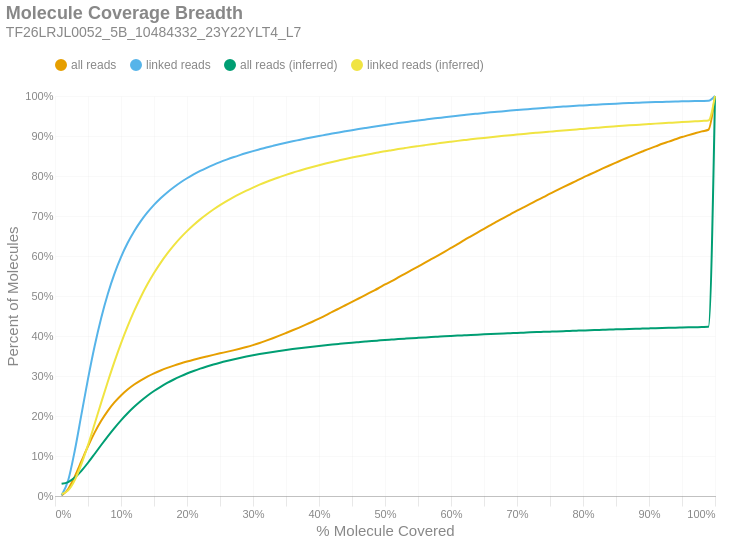

The code cell stored with this chart in its notebook:
### Markdown cell above
### Molecule Read Coverage
This chart shows molecule coverage breadth as computed by the number of bases aligned to that molecule. In other words, "*how much of each unique long molecule is actually sequenced/aligned?*" Keep in mind there is a distinction between sequences and alignments, since some sequences belonging to a particular molecule may not align well and wouldn't appear in the alignment data. This chart also shows molecule coverage breadth as computed by the *inferred fragment* from which the aligned sequences originate. Unlike read coverage, this calculation takes into account the total insert size, including unsequenced gaps between the forward and reverse reads. Like the previous figures, these are cumulative percents.

### Code cell
if SKIPLR:
    print_html(f"Skipped")
else:
    binned_df = consolidated_hist(valids['coverage_bp'], mask, 0.01, True)
    binned_df_inf = consolidated_hist(valids['coverage_inserts'], mask, 0.01, True)
    binned_df = binned_df.with_columns(pl.lit(binned_df_inf['all reads (cumsum)']).alias('all reads (inferred)'))
    binned_df = binned_df.with_columns(pl.lit(binned_df_inf['linked reads (cumsum)']).alias('linked reads (inferred)'))
    binned_df = binned_df.with_columns(
        (pl.col('bin').cast(pl.Float64) + 0.01).alias('right_edge')
    )

    with SafeRender(binned_df):
        (
            density_plot(binned_df, 'Molecule Coverage Breadth', samplename, 'molcov', ['all reads (inferred)','linked reads (inferred)'])
            .encode(
                #x=alt.X('bin:Q', title="% Molecule Covered").axis(format = '%').scale(padding=0),
                x=alt.X('right_edge:Q', title="% Molecule Covered").axis(format='%').scale(padding=0),
                y=alt.Y('value:Q', title='Percent of Molecules')
                    .axis(format='%')
                    .stack(False)
                    .scale(domainMin=0, padding=0),
                color=alt.Color("key:N").scale(domain = ["all reads", "linked reads", "all reads (inferred)", "linked reads (inferred)"]),
                tooltip = [
                    alt.Tooltip("key:N", title = "Data Type"),
                    alt.Tooltip("range_label:N", title="% Molecule Covered"),
                    alt.Tooltip("value:Q", format = ".2%", title="% Molecules")
                ]
            )
        ).display()

### Figure 1 — Vega-Lite specification as saved in the notebook (floating-point values rounded to 4 significant figures)
{"width": "container", "height": 400, "config": {"title": {"anchor": "start", "dy": -15, "fontSize": 18, "color": "#888888", "subtitleColor": "#888888", "subtitleFontSize": 14}, "arc": {"fill": "#0072B2"}, "axis": {"domainColor": "#888888", "domainWidth": 0.5, "gridWidth": 0.2, "grid": false, "titleFontWeight": 400, "titleFontSize": 15, "labelFontSize": 11, "labelColor": "#888888", "tickColor": "#888888", "tickWidth": 0.2, "titleColor": "#888888"}, "axisBand": {"grid": false}, "axisX": {"grid": true, "tickSize": 10, "domainCap": "round"}, "axisY": {"domain": false, "grid": true, "tickSize": 0, "domainCap": "round"}, "background": "transparent", "header": {"labelFontSize": 15, "labelColor": "#888888", "titleFontSize": 15, "titleFontWeight": 600, "titleColor": "#888888"}, "legend": {"labelFont": "sans-serif", "labelFontSize": 12, "labelColor": "#888888", "symbolSize": 100, "symbolType": "circle", "titleFontSize": 12, "titlePadding": 10, "titleColor": "#888888", "title": null, "orient": "top"}, "range": {"category": ["#E69F00", "#56B4E9", "#009E73", "#F0E442", "#0072B2", "#D55E00", "#CC79A7", "#000000"], "diverging": ["#cfe8f3", "#a2d4ec", "#73bfe2", "#46abdb", "#1696d2", "#12719e"]}, "area": {"fill": "#0072B2", "fillOpacity": 0.7, "line": true, "strokeOpacity": 0.7}, "line": {"color": "#0072B2", "stroke": "#0072B2", "strokeWidth": 2}, "trail": {"color": "#0072B2", "stroke": "#0072B2", "strokeWidth": 0, "size": 1}, "point": {"filled": true, "fillOpacity": 1.0, "size": 95}, "text": {"color": "#888888", "fontSize": 11, "align": "right", "fontWeight": 400, "size": 11}, "bar": {"fill": "#0072B2", "stroke": null}, "view": {"stroke": null, "continuousWidth": 660, "continuousHeight": 400}}, "data": {"name": "data-00af66a9358e346b20fbffa27f693a01"}, "mark": {"type": "line", "interpolate": "monotone", "point": {"opacity": 0, "size": 275}}, "encoding": {"color": {"field": "key", "scale": {"domain": ["all reads", "linked reads", "all reads (inferred)", "linked reads (inferred)"]}, "type": "nominal"}, "tooltip": [{"field": "key", "title": "Data Type", "type": "nominal"}, {"field": "range_label", "title": "% Molecule Covered", "type": "nominal"}, {"field": "value", "format": ".2%", "title": "% Molecules", "type": "quantitative"}], "x": {"axis": {"format": "%"}, "field": "right_edge", "scale": {"padding": 0}, "title": "% Molecule Covered", "type": "quantitative"}, "y": {"axis": {"format": "%"}, "field": "value", "scale": {"domainMin": 0, "padding": 0}, "stack": false, "title": "Percent of Molecules", "type": "quantitative"}}, "params": [{"name": "param_c36ac31b6afebe62", "select": {"type": "point", "fields": ["key"]}, "bind": "legend"}], "title": {"text": "Molecule Coverage Breadth", "subtitle": "TF26LRJL0052_5B_10484332_23Y22YLT4_L7"}, "transform": [{"fold": ["all reads (cumsum)", "linked reads (cumsum)", "all reads (inferred)", "linked reads (inferred)"]}, {"calculate": "replace(datum.key, ' (cumsum)', '')", "as": "key"}, {"filter": {"param": "param_c36ac31b6afebe62"}}], "usermeta": {"embedOptions": {"downloadFileName": "TF26LRJL0052_5B_10484332_23Y22YLT4_L7.molcov"}}, "$schema": "https://vega.github.io/schema/vega-lite/v6.4.1.json", "datasets": {"data-00af66a9358e346b20fbffa27f693a01": [{"bin": "0.0", "interval": "0.0-0.01", "all reads": 0.001158, "linked reads": 0.002051, "all reads (cumsum)": 0.001158, "linked reads (cumsum)": 0.002051, "range_label": "0.0-0.01", "all reads (inferred)": 0.03044, "linked reads (inferred)": 0.004999, "right_edge": 0.01}, {"bin": "0.01", "interval": "0.01-0.02", "all reads": 0.01638, "linked reads": 0.03716, "all reads (cumsum)": 0.01754, "linked reads (cumsum)": 0.03921, "range_label": "0.01-0.02", "all reads (inferred)": 0.03482, "linked reads (inferred)": 0.01401, "right_edge": 0.02}, {"bin": "0.02", "interval": "0.02-0.03", "all reads": 0.03169, "linked reads": 0.07442, "all reads (cumsum)": 0.04923, "linked reads (cumsum)": 0.1136, "range_label": "0.02-0.03", "all reads (inferred)": 0.04602, "linked reads (inferred)": 0.03969, "right_edge": 0.03}, {"bin": "0.03", "interval": "0.03-0.04", "all reads": 0.03766, "linked reads": 0.08966, "all reads (cumsum)": 0.08688, "linked reads (cumsum)": 0.2033, "range_label": "0.03-0.04", "all reads (inferred)": 0.0629, "linked reads (inferred)": 0.07946, "right_edge": 0.04}, {"bin": "0.04", "interval": "0.04-0.05", "all reads": 0.03743, "linked reads": 0.0895, "all reads (cumsum)": 0.1243, "linked reads (cumsum)": 0.2928, "range_label": "0.04-0.05", "all reads (inferred)": 0.08313, "linked reads (inferred)": 0.1275, "right_edge": 0.05}, {"bin": "0.05", "interval": "0.05-0.06", "all reads": 0.03408, "linked reads": 0.08166, "all reads (cumsum)": 0.1584, "linked reads (cumsum)": 0.3744, "range_label": "0.05-0.06", "all reads (inferred)": 0.1051, "linked reads (inferred)": 0.1798, "right_edge": 0.06}, {"bin": "0.06", "interval": "0.06-0.07", "all reads": 0.02953, "linked reads": 0.07076, "all reads (cumsum)": 0.1879, "linked reads (cumsum)": 0.4452, "range_label": "0.06-0.07", "all reads (inferred)": 0.1274, "linked reads (inferred)": 0.2334, "right_edge": 0.07}, {"bin": "0.07", "interval": "0.07-0.08", "all reads": 0.02501, "linked reads": 0.0599, "all reads (cumsum)": 0.2129, "linked reads (cumsum)": 0.5051, "range_label": "0.07-0.08", "all reads (inferred)": 0.1492, "linked reads (inferred)": 0.2856, "right_edge": 0.08}, {"bin": "0.08", "interval": "0.08-0.09", "all reads": 0.02101, "linked reads": 0.05032, "all reads (cumsum)": 0.2339, "linked reads (cumsum)": 0.5554, "range_label": "0.08-0.09", "all reads (inferred)": 0.1699, "linked reads (inferred)": 0.3353, "right_edge": 0.09}, {"bin": "0.09", "interval": "0.09-0.1", "all reads": 0.01751, "linked reads": 0.04181, "all reads (cumsum)": 0.2514, "linked reads (cumsum)": 0.5972, "range_label": "0.09-0.1", "all reads (inferred)": 0.1892, "linked reads (inferred)": 0.3817, "right_edge": 0.1}, {"bin": "0.1", "interval": "0.1-0.11", "all reads": 0.01474, "linked reads": 0.03513, "all reads (cumsum)": 0.2662, "linked reads (cumsum)": 0.6324, "range_label": "0.1-0.11", "all reads (inferred)": 0.2068, "linked reads (inferred)": 0.424, "right_edge": 0.11}, {"bin": "0.11", "interval": "0.11-0.12", "all reads": 0.01245, "linked reads": 0.02962, "all reads (cumsum)": 0.2786, "linked reads (cumsum)": 0.662, "range_label": "0.11-0.12", "all reads (inferred)": 0.223, "linked reads (inferred)": 0.4627, "right_edge": 0.12}, {"bin": "0.12", "interval": "0.12-0.13", "all reads": 0.01064, "linked reads": 0.02516, "all reads (cumsum)": 0.2893, "linked reads (cumsum)": 0.6871, "range_label": "0.12-0.13", "all reads (inferred)": 0.2375, "linked reads (inferred)": 0.4976, "right_edge": 0.13}, {"bin": "0.13", "interval": "0.13-0.14", "all reads": 0.009232, "linked reads": 0.02167, "all reads (cumsum)": 0.2985, "linked reads (cumsum)": 0.7088, "range_label": "0.13-0.14", "all reads (inferred)": 0.2507, "linked reads (inferred)": 0.5293, "right_edge": 0.14}, {"bin": "0.14", "interval": "0.14-0.15", "all reads": 0.008131, "linked reads": 0.01896, "all reads (cumsum)": 0.3066, "linked reads (cumsum)": 0.7278, "range_label": "0.14-0.15", "all reads (inferred)": 0.2624, "linked reads (inferred)": 0.5574, "right_edge": 0.15}, {"bin": "0.15", "interval": "0.15-0.16", "all reads": 0.007175, "linked reads": 0.01655, "all reads (cumsum)": 0.3138, "linked reads (cumsum)": 0.7443, "range_label": "0.15-0.16", "all reads (inferred)": 0.273, "linked reads (inferred)": 0.5828, "right_edge": 0.16}, {"bin": "0.16", "interval": "0.16-0.17", "all reads": 0.006415, "linked reads": 0.01463, "all reads (cumsum)": 0.3202, "linked reads (cumsum)": 0.759, "range_label": "0.16-0.17", "all reads (inferred)": 0.2826, "linked reads (inferred)": 0.6057, "right_edge": 0.17}, {"bin": "0.17", "interval": "0.17-0.18", "all reads": 0.005801, "linked reads": 0.01304, "all reads (cumsum)": 0.326, "linked reads (cumsum)": 0.772, "range_label": "0.17-0.18", "all reads (inferred)": 0.2912, "linked reads (inferred)": 0.6264, "right_edge": 0.18}, {"bin": "0.18", "interval": "0.18-0.19", "all reads": 0.005352, "linked reads": 0.01183, "all reads (cumsum)": 0.3314, "linked reads (cumsum)": 0.7838, "range_label": "0.18-0.19", "all reads (inferred)": 0.299, "linked reads (inferred)": 0.6452, "right_edge": 0.19}, {"bin": "0.19", "interval": "0.19-0.2", "all reads": 0.00487, "linked reads": 0.01052, "all reads (cumsum)": 0.3362, "linked reads (cumsum)": 0.7944, "range_label": "0.19-0.2", "all reads (inferred)": 0.3062, "linked reads (inferred)": 0.6622, "right_edge": 0.2}, {"bin": "0.2", "interval": "0.2-0.21", "all reads": 0.004538, "linked reads": 0.009596, "all reads (cumsum)": 0.3408, "linked reads (cumsum)": 0.804, "range_label": "0.2-0.21", "all reads (inferred)": 0.3126, "linked reads (inferred)": 0.6776, "right_edge": 0.21}, {"bin": "0.21", "interval": "0.21-0.22", "all reads": 0.004192, "linked reads": 0.008696, "all reads (cumsum)": 0.345, "linked reads (cumsum)": 0.8127, "range_label": "0.21-0.22", "all reads (inferred)": 0.3185, "linked reads (inferred)": 0.6916, "right_edge": 0.22}, {"bin": "0.22", "interval": "0.22-0.23", "all reads": 0.003984, "linked reads": 0.007863, "all reads (cumsum)": 0.349, "linked reads (cumsum)": 0.8205, "range_label": "0.22-0.23", "all reads (inferred)": 0.3238, "linked reads (inferred)": 0.7043, "right_edge": 0.23}, {"bin": "0.23", "interval": "0.23-0.24", "all reads": 0.003887, "linked reads": 0.007247, "all reads (cumsum)": 0.3528, "linked reads (cumsum)": 0.8278, "range_label": "0.23-0.24", "all reads (inferred)": 0.3287, "linked reads (inferred)": 0.7162, "right_edge": 0.24}, {"bin": "0.24", "interval": "0.24-0.25", "all reads": 0.003809, "linked reads": 0.006771, "all reads (cumsum)": 0.3567, "linked reads (cumsum)": 0.8345, "range_label": "0.24-0.25", "all reads (inferred)": 0.3333, "linked reads (inferred)": 0.7271, "right_edge": 0.25}, {"bin": "0.25", "interval": "0.25-0.26", "all reads": 0.003651, "linked reads": 0.006272, "all reads (cumsum)": 0.3603, "linked reads (cumsum)": 0.8408, "range_label": "0.25-0.26", "all reads (inferred)": 0.3375, "linked reads (inferred)": 0.7372, "right_edge": 0.26}, {"bin": "0.26", "interval": "0.26-0.27", "all reads": 0.003807, "linked reads": 0.005946, "all reads (cumsum)": 0.3641, "linked reads (cumsum)": 0.8468, "range_label": "0.26-0.27", "all reads (inferred)": 0.3414, "linked reads (inferred)": 0.7465, "right_edge": 0.27}, {"bin": "0.27", "interval": "0.27-0.28", "all reads": 0.003968, "linked reads": 0.005508, "all reads (cumsum)": 0.3681, "linked reads (cumsum)": 0.8523, "range_label": "0.27-0.28", "all reads (inferred)": 0.3451, "linked reads (inferred)": 0.7553, "right_edge": 0.28}, {"bin": "0.28", "interval": "0.28-0.29", "all reads": 0.004281, "linked reads": 0.005154, "all reads (cumsum)": 0.3724, "linked reads (cumsum)": 0.8574, "range_label": "0.28-0.29", "all reads (inferred)": 0.3485, "linked reads (inferred)": 0.7635, "right_edge": 0.29}, {"bin": "0.29", "interval": "0.29-0.3", "all reads": 0.004746, "linked reads": 0.004874, "all reads (cumsum)": 0.3771, "linked reads (cumsum)": 0.8623, "range_label": "0.29-0.3", "all reads (inferred)": 0.3517, "linked reads (inferred)": 0.7711, "right_edge": 0.3}, {"bin": "0.3", "interval": "0.3-0.31", "all reads": 0.005295, "linked reads": 0.004553, "all reads (cumsum)": 0.3824, "linked reads (cumsum)": 0.8668, "range_label": "0.3-0.31", "all reads (inferred)": 0.3547, "linked reads (inferred)": 0.7783, "right_edge": 0.31}, {"bin": "0.31", "interval": "0.31-0.32", "all reads": 0.005904, "linked reads": 0.004417, "all reads (cumsum)": 0.3883, "linked reads (cumsum)": 0.8713, "range_label": "0.31-0.32", "all reads (inferred)": 0.3576, "linked reads (inferred)": 0.785, "right_edge": 0.32}, {"bin": "0.32", "interval": "0.32-0.33", "all reads": 0.006159, "linked reads": 0.004079, "all reads (cumsum)": 0.3945, "linked reads (cumsum)": 0.8753, "range_label": "0.32-0.33", "all reads (inferred)": 0.3602, "linked reads (inferred)": 0.7912, "right_edge": 0.33}, {"bin": "0.33", "interval": "0.33-0.34", "all reads": 0.006424, "linked reads": 0.003986, "all reads (cumsum)": 0.4009, "linked reads (cumsum)": 0.8793, "range_label": "0.33-0.34", "all reads (inferred)": 0.3626, "linked reads (inferred)": 0.7971, "right_edge": 0.34}, {"bin": "0.34", "interval": "0.34-0.35", "all reads": 0.00663, "linked reads": 0.003782, "all reads (cumsum)": 0.4075, "linked reads (cumsum)": 0.8831, "range_label": "0.34-0.35", "all reads (inferred)": 0.365, "linked reads (inferred)": 0.8027, "right_edge": 0.35}, {"bin": "0.35", "interval": "0.35-0.36", "all reads": 0.006727, "linked reads": 0.003589, "all reads (cumsum)": 0.4142, "linked reads (cumsum)": 0.8867, "range_label": "0.35-0.36", "all reads (inferred)": 0.3673, "linked reads (inferred)": 0.8081, "right_edge": 0.36}, {"bin": "0.36", "interval": "0.36-0.37", "all reads": 0.006879, "linked reads": 0.003456, "all reads (cumsum)": 0.4211, "linked reads (cumsum)": 0.8902, "range_label": "0.36-0.37", "all reads (inferred)": 0.3694, "linked reads (inferred)": 0.8131, "right_edge": 0.37}, {"bin": "0.37", "interval": "0.37-0.38", "all reads": 0.007153, "linked reads": 0.003451, "all reads (cumsum)": 0.4283, "linked reads (cumsum)": 0.8936, "range_label": "0.37-0.38", "all reads (inferred)": 0.3714, "linked reads (inferred)": 0.818, "right_edge": 0.38}, {"bin": "0.38", "interval": "0.38-0.39", "all reads": 0.007383, "linked reads": 0.003243, "all reads (cumsum)": 0.4357, "linked reads (cumsum)": 0.8968, "range_label": "0.38-0.39", "all reads (inferred)": 0.3734, "linked reads (inferred)": 0.8225, "right_edge": 0.39}, {"bin": "0.39", "interval": "0.39-0.4", "all reads": 0.00774, "linked reads": 0.003137, "all reads (cumsum)": 0.4434, "linked reads (cumsum)": 0.9, "range_label": "0.39-0.4", "all reads (inferred)": 0.3752, "linked reads (inferred)": 0.8269, "right_edge": 0.4}, {"bin": "0.4", "interval": "0.4-0.41", "all reads": 0.008065, "linked reads": 0.002985, "all reads (cumsum)": 0.4515, "linked reads (cumsum)": 0.903, "range_label": "0.4-0.41", "all reads (inferred)": 0.3769, "linked reads (inferred)": 0.8311, "right_edge": 0.41}, {"bin": "0.41", "interval": "0.41-0.42", "all reads": 0.008644, "linked reads": 0.003076, "all reads (cumsum)": 0.4601, "linked reads (cumsum)": 0.906, "range_label": "0.41-0.42", "all reads (inferred)": 0.3786, "linked reads (inferred)": 0.8351, "right_edge": 0.42}, {"bin": "0.42", "interval": "0.42-0.43", "all reads": 0.008387, "linked reads": 0.002927, "all reads (cumsum)": 0.4685, "linked reads (cumsum)": 0.909, "range_label": "0.42-0.43", "all reads (inferred)": 0.3802, "linked reads (inferred)": 0.8389, "right_edge": 0.43}, {"bin": "0.43", "interval": "0.43-0.44", "all reads": 0.008345, "linked reads": 0.002829, "all reads (cumsum)": 0.4768, "linked reads (cumsum)": 0.9118, "range_label": "0.43-0.44", "all reads (inferred)": 0.3818, "linked reads (inferred)": 0.8426, "right_edge": 0.44}, {"bin": "0.44", "interval": "0.44-0.45", "all reads": 0.008348, "linked reads": 0.002787, "all reads (cumsum)": 0.4852, "linked reads (cumsum)": 0.9146, "range_label": "0.44-0.45", "all reads (inferred)": 0.3833, "linked reads (inferred)": 0.8461, "right_edge": 0.45}, {"bin": "0.45", "interval": "0.45-0.46", "all reads": 0.008562, "linked reads": 0.002741, "all reads (cumsum)": 0.4938, "linked reads (cumsum)": 0.9173, "range_label": "0.45-0.46", "all reads (inferred)": 0.3847, "linked reads (inferred)": 0.8494, "right_edge": 0.46}, {"bin": "0.46", "interval": "0.46-0.47", "all reads": 0.008495, "linked reads": 0.002661, "all reads (cumsum)": 0.5022, "linked reads (cumsum)": 0.92, "range_label": "0.46-0.47", "all reads (inferred)": 0.386, "linked reads (inferred)": 0.8526, "right_edge": 0.47}, {"bin": "0.47", "interval": "0.47-0.48", "all reads": 0.008681, "linked reads": 0.002605, "all reads (cumsum)": 0.5109, "linked reads (cumsum)": 0.9226, "range_label": "0.47-0.48", "all reads (inferred)": 0.3874, "linked reads (inferred)": 0.8558, "right_edge": 0.48}, {"bin": "0.48", "interval": "0.48-0.49", "all reads": 0.008449, "linked reads": 0.002473, "all reads (cumsum)": 0.5194, "linked reads (cumsum)": 0.9251, "range_label": "0.48-0.49", "all reads (inferred)": 0.3887, "linked reads (inferred)": 0.8589, "right_edge": 0.49}, {"bin": "0.49", "interval": "0.49-0.5", "all reads": 0.009388, "linked reads": 0.002451, "all reads (cumsum)": 0.5288, "linked reads (cumsum)": 0.9275, "range_label": "0.49-0.5", "all reads (inferred)": 0.39, "linked reads (inferred)": 0.8619, "right_edge": 0.5}, {"bin": "0.5", "interval": "0.5-0.51", "all reads": 0.008296, "linked reads": 0.002323, "all reads (cumsum)": 0.5371, "linked reads (cumsum)": 0.9298, "range_label": "0.5-0.51", "all reads (inferred)": 0.3911, "linked reads (inferred)": 0.8646, "right_edge": 0.51}, {"bin": "0.51", "interval": "0.51-0.52", "all reads": 0.009298, "linked reads": 0.002407, "all reads (cumsum)": 0.5464, "linked reads (cumsum)": 0.9322, "range_label": "0.51-0.52", "all reads (inferred)": 0.3922, "linked reads (inferred)": 0.8672, "right_edge": 0.52}, {"bin": "0.52", "interval": "0.52-0.53", "all reads": 0.008956, "linked reads": 0.002243, "all reads (cumsum)": 0.5553, "linked reads (cumsum)": 0.9345, "range_label": "0.52-0.53", "all reads (inferred)": 0.3933, "linked reads (inferred)": 0.8698, "right_edge": 0.53}, {"bin": "0.53", "interval": "0.53-0.54", "all reads": 0.009134, "linked reads": 0.002149, "all reads (cumsum)": 0.5645, "linked reads (cumsum)": 0.9366, "range_label": "0.53-0.54", "all reads (inferred)": 0.3944, "linked reads (inferred)": 0.8723, "right_edge": 0.54}, {"bin": "0.54", "interval": "0.54-0.55", "all reads": 0.009036, "linked reads": 0.00218, "all reads (cumsum)": 0.5735, "linked reads (cumsum)": 0.9388, "range_label": "0.54-0.55", "all reads (inferred)": 0.3954, "linked reads (inferred)": 0.8747, "right_edge": 0.55}, {"bin": "0.55", "interval": "0.55-0.56", "all reads": 0.009296, "linked reads": 0.00206, "all reads (cumsum)": 0.5828, "linked reads (cumsum)": 0.9409, "range_label": "0.55-0.56", "all reads (inferred)": 0.3964, "linked reads (inferred)": 0.877, "right_edge": 0.56}, {"bin": "0.56", "interval": "0.56-0.57", "all reads": 0.009155, "linked reads": 0.002089, "all reads (cumsum)": 0.5919, "linked reads (cumsum)": 0.943, "range_label": "0.56-0.57", "all reads (inferred)": 0.3974, "linked reads (inferred)": 0.8793, "right_edge": 0.57}, {"bin": "0.57", "interval": "0.57-0.58", "all reads": 0.009111, "linked reads": 0.001911, "all reads (cumsum)": 0.601, "linked reads (cumsum)": 0.9449, "range_label": "0.57-0.58", "all reads (inferred)": 0.3983, "linked reads (inferred)": 0.8815, "right_edge": 0.58}, {"bin": "0.58", "interval": "0.58-0.59", "all reads": 0.009352, "linked reads": 0.001973, "all reads (cumsum)": 0.6104, "linked reads (cumsum)": 0.9469, "range_label": "0.58-0.59", "all reads (inferred)": 0.3993, "linked reads (inferred)": 0.8837, "right_edge": 0.59}, {"bin": "0.59", "interval": "0.59-0.6", "all reads": 0.009665, "linked reads": 0.001914, "all reads (cumsum)": 0.6201, "linked reads (cumsum)": 0.9488, "range_label": "0.59-0.6", "all reads (inferred)": 0.4001, "linked reads (inferred)": 0.8858, "right_edge": 0.6}, {"bin": "0.6", "interval": "0.6-0.61", "all reads": 0.009472, "linked reads": 0.001829, "all reads (cumsum)": 0.6295, "linked reads (cumsum)": 0.9506, "range_label": "0.6-0.61", "all reads (inferred)": 0.401, "linked reads (inferred)": 0.8878, "right_edge": 0.61}, {"bin": "0.61", "interval": "0.61-0.62", "all reads": 0.009989, "linked reads": 0.001824, "all reads (cumsum)": 0.6395, "linked reads (cumsum)": 0.9524, "range_label": "0.61-0.62", "all reads (inferred)": 0.4018, "linked reads (inferred)": 0.8897, "right_edge": 0.62}, {"bin": "0.62", "interval": "0.62-0.63", "all reads": 0.009558, "linked reads": 0.001801, "all reads (cumsum)": 0.6491, "linked reads (cumsum)": 0.9542, "range_label": "0.62-0.63", "all reads (inferred)": 0.4026, "linked reads (inferred)": 0.8916, "right_edge": 0.63}, {"bin": "0.63", "interval": "0.63-0.64", "all reads": 0.009514, "linked reads": 0.001634, "all reads (cumsum)": 0.6586, "linked reads (cumsum)": 0.9559, "range_label": "0.63-0.64", "all reads (inferred)": 0.4034, "linked reads (inferred)": 0.8935, "right_edge": 0.64}, {"bin": "0.64", "interval": "0.64-0.65", "all reads": 0.00923, "linked reads": 0.001628, "all reads (cumsum)": 0.6678, "linked reads (cumsum)": 0.9575, "range_label": "0.64-0.65", "all reads (inferred)": 0.4042, "linked reads (inferred)": 0.8953, "right_edge": 0.65}, {"bin": "0.65", "interval": "0.65-0.66", "all reads": 0.009541, "linked reads": 0.001617, "all reads (cumsum)": 0.6774, "linked reads (cumsum)": 0.9591, "range_label": "0.65-0.66", "all reads (inferred)": 0.4049, "linked reads (inferred)": 0.897, "right_edge": 0.66}, {"bin": "0.66", "interval": "0.66-0.67", "all reads": 0.008929, "linked reads": 0.001453, "all reads (cumsum)": 0.6863, "linked reads (cumsum)": 0.9606, "range_label": "0.66-0.67", "all reads (inferred)": 0.4057, "linked reads (inferred)": 0.8987, "right_edge": 0.67}, {"bin": "0.67", "interval": "0.67-0.68", "all reads": 0.009077, "linked reads": 0.001504, "all reads (cumsum)": 0.6954, "linked reads (cumsum)": 0.9621, "range_label": "0.67-0.68", "all reads (inferred)": 0.4064, "linked reads (inferred)": 0.9003, "right_edge": 0.68}, {"bin": "0.68", "interval": "0.68-0.69", "all reads": 0.008891, "linked reads": 0.001502, "all reads (cumsum)": 0.7043, "linked reads (cumsum)": 0.9636, "range_label": "0.68-0.69", "all reads (inferred)": 0.4071, "linked reads (inferred)": 0.9019, "right_edge": 0.69}, {"bin": "0.69", "interval": "0.69-0.7", "all reads": 0.008927, "linked reads": 0.001401, "all reads (cumsum)": 0.7132, "linked reads (cumsum)": 0.965, "range_label": "0.69-0.7", "all reads (inferred)": 0.4078, "linked reads (inferred)": 0.9036, "right_edge": 0.7}, {"bin": "0.7", "interval": "0.7-0.71", "all reads": 0.008547, "linked reads": 0.001355, "all reads (cumsum)": 0.7217, "linked reads (cumsum)": 0.9663, "range_label": "0.7-0.71", "all reads (inferred)": 0.4084, "linked reads (inferred)": 0.9051, "right_edge": 0.71}, {"bin": "0.71", "interval": "0.71-0.72", "all reads": 0.00846, "linked reads": 0.001292, "all reads (cumsum)": 0.7302, "linked reads (cumsum)": 0.9676, "range_label": "0.71-0.72", "all reads (inferred)": 0.4091, "linked reads (inferred)": 0.9067, "right_edge": 0.72}, {"bin": "0.72", "interval": "0.72-0.73", "all reads": 0.00864, "linked reads": 0.001297, "all reads (cumsum)": 0.7388, "linked reads (cumsum)": 0.9689, "range_label": "0.72-0.73", "all reads (inferred)": 0.4097, "linked reads (inferred)": 0.9082, "right_edge": 0.73}, {"bin": "0.73", "interval": "0.73-0.74", "all reads": 0.008308, "linked reads": 0.001222, "all reads (cumsum)": 0.7471, "linked reads (cumsum)": 0.9701, "range_label": "0.73-0.74", "all reads (inferred)": 0.4103, "linked reads (inferred)": 0.9095, "right_edge": 0.74}, {"bin": "0.74", "interval": "0.74-0.75", "all reads": 0.008657, "linked reads": 0.001157, "all reads (cumsum)": 0.7558, "linked reads (cumsum)": 0.9713, "range_label": "0.74-0.75", "all reads (inferred)": 0.4109, "linked reads (inferred)": 0.9109, "right_edge": 0.75}, {"bin": "0.75", "interval": "0.75-0.76", "all reads": 0.008047, "linked reads": 0.001137, "all reads (cumsum)": 0.7639, "linked reads (cumsum)": 0.9724, "range_label": "0.75-0.76", "all reads (inferred)": 0.4115, "linked reads (inferred)": 0.9124, "right_edge": 0.76}, {"bin": "0.76", "interval": "0.76-0.77", "all reads": 0.008137, "linked reads": 0.001045, "all reads (cumsum)": 0.772, "linked reads (cumsum)": 0.9735, "range_label": "0.76-0.77", "all reads (inferred)": 0.4121, "linked reads (inferred)": 0.9137, "right_edge": 0.77}, {"bin": "0.77", "interval": "0.77-0.78", "all reads": 0.007987, "linked reads": 0.001057, "all reads (cumsum)": 0.78, "linked reads (cumsum)": 0.9745, "range_label": "0.77-0.78", "all reads (inferred)": 0.4127, "linked reads (inferred)": 0.9151, "right_edge": 0.78}, {"bin": "0.78", "interval": "0.78-0.79", "all reads": 0.007901, "linked reads": 0.0009681, "all reads (cumsum)": 0.7879, "linked reads (cumsum)": 0.9755, "range_label": "0.78-0.79", "all reads (inferred)": 0.4133, "linked reads (inferred)": 0.9165, "right_edge": 0.79}, {"bin": "0.79", "interval": "0.79-0.8", "all reads": 0.008283, "linked reads": 0.001066, "all reads (cumsum)": 0.7962, "linked reads (cumsum)": 0.9766, "range_label": "0.79-0.8", "all reads (inferred)": 0.4139, "linked reads (inferred)": 0.9178, "right_edge": 0.8}, {"bin": "0.8", "interval": "0.8-0.81", "all reads": 0.007516, "linked reads": 0.0008763, "all reads (cumsum)": 0.8037, "linked reads (cumsum)": 0.9774, "range_label": "0.8-0.81", "all reads (inferred)": 0.4144, "linked reads (inferred)": 0.9191, "right_edge": 0.81}, {"bin": "0.81", "interval": "0.81-0.82", "all reads": 0.007589, "linked reads": 0.0008997, "all reads (cumsum)": 0.8113, "linked reads (cumsum)": 0.9783, "range_label": "0.81-0.82", "all reads (inferred)": 0.415, "linked reads (inferred)": 0.9204, "right_edge": 0.82}, {"bin": "0.82", "interval": "0.82-0.83", "all reads": 0.007619, "linked reads": 0.0008782, "all reads (cumsum)": 0.8189, "linked reads (cumsum)": 0.9792, "range_label": "0.82-0.83", "all reads (inferred)": 0.4155, "linked reads (inferred)": 0.9217, "right_edge": 0.83}, {"bin": "0.83", "interval": "0.83-0.84", "all reads": 0.007419, "linked reads": 0.0008447, "all reads (cumsum)": 0.8263, "linked reads (cumsum)": 0.9801, "range_label": "0.83-0.84", "all reads (inferred)": 0.4161, "linked reads (inferred)": 0.923, "right_edge": 0.84}, {"bin": "0.84", "interval": "0.84-0.85", "all reads": 0.007238, "linked reads": 0.0007827, "all reads (cumsum)": 0.8335, "linked reads (cumsum)": 0.9808, "range_label": "0.84-0.85", "all reads (inferred)": 0.4166, "linked reads (inferred)": 0.9242, "right_edge": 0.85}, {"bin": "0.85", "interval": "0.85-0.86", "all reads": 0.007212, "linked reads": 0.0007523, "all reads (cumsum)": 0.8408, "linked reads (cumsum)": 0.9816, "range_label": "0.85-0.86", "all reads (inferred)": 0.4171, "linked reads (inferred)": 0.9254, "right_edge": 0.86}, {"bin": "0.86", "interval": "0.86-0.87", "all reads": 0.006927, "linked reads": 0.0007049, "all reads (cumsum)": 0.8477, "linked reads (cumsum)": 0.9823, "range_label": "0.86-0.87", "all reads (inferred)": 0.4176, "linked reads (inferred)": 0.9266, "right_edge": 0.87}, {"bin": "0.87", "interval": "0.87-0.88", "all reads": 0.006974, "linked reads": 0.0006156, "all reads (cumsum)": 0.8547, "linked reads (cumsum)": 0.9829, "range_label": "0.87-0.88", "all reads (inferred)": 0.4181, "linked reads (inferred)": 0.9277, "right_edge": 0.88}, {"bin": "0.88", "interval": "0.88-0.89", "all reads": 0.006717, "linked reads": 0.0006726, "all reads (cumsum)": 0.8614, "linked reads (cumsum)": 0.9836, "range_label": "0.88-0.89", "all reads (inferred)": 0.4186, "linked reads (inferred)": 0.9288, "right_edge": 0.89}, {"bin": "0.89", "interval": "0.89-0.9", "all reads": 0.006594, "linked reads": 0.0005891, "all reads (cumsum)": 0.868, "linked reads (cumsum)": 0.9842, "range_label": "0.89-0.9", "all reads (inferred)": 0.419, "linked reads (inferred)": 0.9299, "right_edge": 0.9}, {"bin": "0.9", "interval": "0.9-0.91", "all reads": 0.006005, "linked reads": 0.0005264, "all reads (cumsum)": 0.874, "linked reads (cumsum)": 0.9847, "range_label": "0.9-0.91", "all reads (inferred)": 0.4195, "linked reads (inferred)": 0.9309, "right_edge": 0.91}, {"bin": "0.91", "interval": "0.91-0.92", "all reads": 0.006669, "linked reads": 0.0004847, "all reads (cumsum)": 0.8806, "linked reads (cumsum)": 0.9852, "range_label": "0.91-0.92", "all reads (inferred)": 0.4199, "linked reads (inferred)": 0.932, "right_edge": 0.92}, {"bin": "0.92", "interval": "0.92-0.93", "all reads": 0.005363, "linked reads": 0.0004707, "all reads (cumsum)": 0.886, "linked reads (cumsum)": 0.9857, "range_label": "0.92-0.93", "all reads (inferred)": 0.4204, "linked reads (inferred)": 0.9329, "right_edge": 0.93}, {"bin": "0.93", "interval": "0.93-0.94", "all reads": 0.005723, "linked reads": 0.0004625, "all reads (cumsum)": 0.8917, "linked reads (cumsum)": 0.9861, "range_label": "0.93-0.94", "all reads (inferred)": 0.4208, "linked reads (inferred)": 0.9339, "right_edge": 0.94}, {"bin": "0.94", "interval": "0.94-0.95", "all reads": 0.005752, "linked reads": 0.0004492, "all reads (cumsum)": 0.8975, "linked reads (cumsum)": 0.9866, "range_label": "0.94-0.95", "all reads (inferred)": 0.4212, "linked reads (inferred)": 0.9348, "right_edge": 0.95}, {"bin": "0.95", "interval": "0.95-0.96", "all reads": 0.004677, "linked reads": 0.0004113, "all reads (cumsum)": 0.9022, "linked reads (cumsum)": 0.987, "range_label": "0.95-0.96", "all reads (inferred)": 0.4216, "linked reads (inferred)": 0.9358, "right_edge": 0.96}, {"bin": "0.96", "interval": "0.96-0.97", "all reads": 0.00487, "linked reads": 0.0003822, "all reads (cumsum)": 0.907, "linked reads (cumsum)": 0.9874, "range_label": "0.96-0.97", "all reads (inferred)": 0.422, "linked reads (inferred)": 0.9367, "right_edge": 0.97}, {"bin": "0.97", "interval": "0.97-0.98", "all reads": 0.004601, "linked reads": 0.0003315, "all reads (cumsum)": 0.9116, "linked reads (cumsum)": 0.9877, "range_label": "0.97-0.98", "all reads (inferred)": 0.4224, "linked reads (inferred)": 0.9376, "right_edge": 0.98}, {"bin": "0.98", "interval": "0.98-0.99", "all reads": 0.003971, "linked reads": 0.0003682, "all reads (cumsum)": 0.9156, "linked reads (cumsum)": 0.9881, "range_label": "0.98-0.99", "all reads (inferred)": 0.4229, "linked reads (inferred)": 0.9386, "right_edge": 0.99}, {"bin": "0.99", "interval": "0.99-1.0", "all reads": 0.0844, "linked reads": 0.01194, "all reads (cumsum)": 1.0, "linked reads (cumsum)": 1.0, "range_label": "0.99-1.0", "all reads (inferred)": 1.0, "linked reads (inferred)": 1.0, "right_edge": 1.0}]}}
